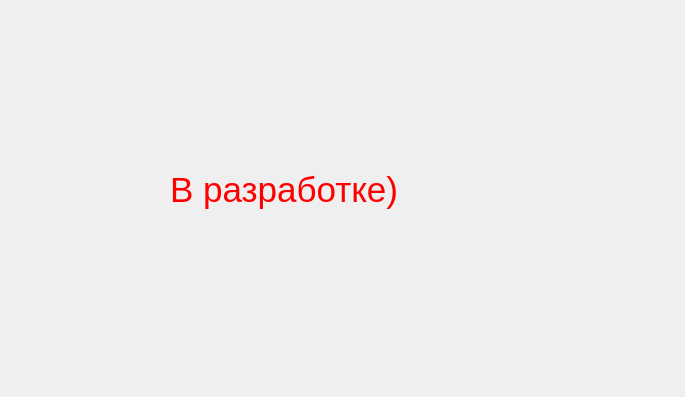
<?xml version="1.0" encoding="UTF-8"?>
<ui version="4.0">
 <class>Form</class>
 <widget class="QWidget" name="Form">
  <property name="geometry">
   <rect>
    <x>0</x>
    <y>0</y>
    <width>685</width>
    <height>397</height>
   </rect>
  </property>
  <property name="windowTitle">
   <string>Form</string>
  </property>
  <widget class="QLabel" name="label">
   <property name="geometry">
    <rect>
     <x>170</x>
     <y>140</y>
     <width>361</width>
     <height>101</height>
    </rect>
   </property>
   <property name="text">
    <string>&lt;html&gt;&lt;head/&gt;&lt;body&gt;&lt;p&gt;&lt;span style=&quot; font-size:26pt; color:#ff0000;&quot;&gt;В разработке)&lt;/span&gt;&lt;/p&gt;&lt;/body&gt;&lt;/html&gt;</string>
   </property>
  </widget>
 </widget>
 <resources/>
 <connections/>
</ui>
